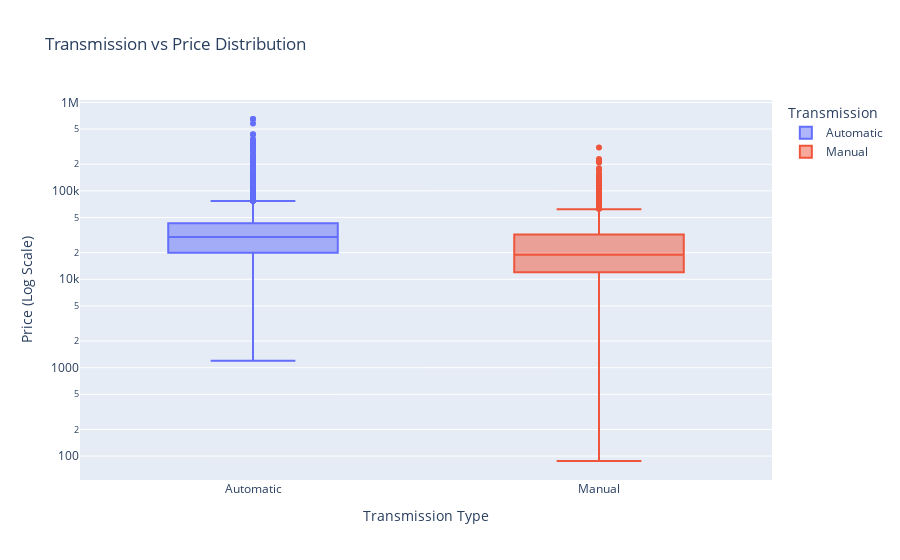

Source (notebook cell):
### Markdown cell above
* Automatic cars dominate the market, making up over 85% of listings (~12,000), indicating strong availability and preference. Manual cars are few (~1,600), comprising less than 15% of listings — possibly due to changing consumer trends or newer imports being mostly automatic.
* For buyers: More options exist for automatics.
* For sellers: Automatics face higher competition but likely meet higher demand. Manuals may have niche appeal but limited demand.

### Code cell
fig = px.box(df, x='Transmission', y='Price', title='Transmission vs Price Distribution', color='Transmission')

fig.update_layout(
    xaxis_title='Transmission Type',
    yaxis_title='Price (Log Scale)',
    yaxis_type='log'  # log scale for better visibility
)
fig.show()

### Figure 1 — Plotly figure (JSON) as saved in the notebook; plotly's stock layout.template omitted (floating-point values rounded to 4 significant figures; data arrays with more than 128 entries replaced by an {"elided": "..."} marker saying what was removed)
{"data": [{"alignmentgroup": "True", "hovertemplate": "Transmission=%{x}<br>Price=%{y}<extra></extra>", "legendgroup": "Automatic", "marker": {"color": "#636efa"}, "name": "Automatic", "notched": false, "offsetgroup": "Automatic", "orientation": "v", "showlegend": true, "type": "box", "x": {"elided": "12347 str values"}, "x0": " ", "xaxis": "x", "y": {"elided": "12347 float values"}, "y0": " ", "yaxis": "y"}, {"alignmentgroup": "True", "hovertemplate": "Transmission=%{x}<br>Price=%{y}<extra></extra>", "legendgroup": "Manual", "marker": {"color": "#EF553B"}, "name": "Manual", "notched": false, "offsetgroup": "Manual", "orientation": "v", "showlegend": true, "type": "box", "x": {"elided": "1642 str values"}, "x0": " ", "xaxis": "x", "y": {"elided": "1642 float values"}, "y0": " ", "yaxis": "y"}], "layout": {"boxmode": "overlay", "legend": {"title": {"text": "Transmission"}, "tracegroupgap": 0}, "title": {"text": "Transmission vs Price Distribution"}, "xaxis": {"anchor": "y", "categoryarray": ["Automatic", "Manual"], "categoryorder": "array", "domain": [0, 1], "title": {"text": "Transmission Type"}}, "yaxis": {"anchor": "x", "domain": [0, 1], "title": {"text": "Price (Log Scale)"}, "type": "log"}}}
